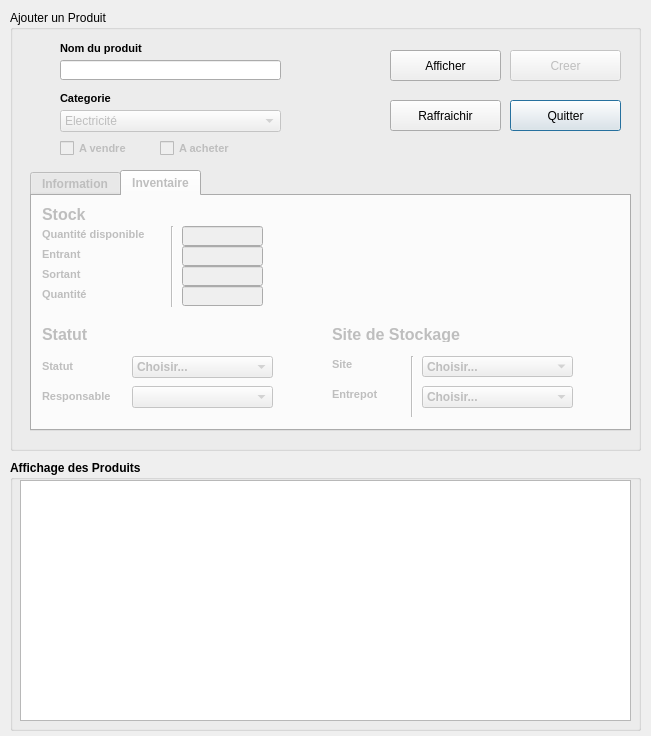
<?xml version="1.0" encoding="UTF-8"?>
<ui version="4.0">
 <class>FajoutProd</class>
 <widget class="QDialog" name="FajoutProd">
  <property name="geometry">
   <rect>
    <x>0</x>
    <y>0</y>
    <width>651</width>
    <height>736</height>
   </rect>
  </property>
  <property name="maximumSize">
   <size>
    <width>651</width>
    <height>736</height>
   </size>
  </property>
  <property name="windowTitle">
   <string>Ajout Produit</string>
  </property>
  <property name="windowIcon">
   <iconset resource="rssources.qrc">
    <normaloff>:/images/logo_erp.png</normaloff>:/images/logo_erp.png</iconset>
  </property>
  <widget class="QGroupBox" name="groupBox">
   <property name="geometry">
    <rect>
     <x>10</x>
     <y>10</y>
     <width>631</width>
     <height>441</height>
    </rect>
   </property>
   <property name="title">
    <string>Ajouter un Produit</string>
   </property>
   <widget class="QLabel" name="label">
    <property name="geometry">
     <rect>
      <x>50</x>
      <y>30</y>
      <width>121</width>
      <height>16</height>
     </rect>
    </property>
    <property name="font">
     <font>
      <pointsize>8</pointsize>
      <weight>75</weight>
      <bold>true</bold>
     </font>
    </property>
    <property name="text">
     <string>Nom du produit</string>
    </property>
   </widget>
   <widget class="QLineEdit" name="nomprod_text">
    <property name="enabled">
     <bool>true</bool>
    </property>
    <property name="geometry">
     <rect>
      <x>50</x>
      <y>50</y>
      <width>221</width>
      <height>20</height>
     </rect>
    </property>
    <property name="frame">
     <bool>true</bool>
    </property>
   </widget>
   <widget class="QLabel" name="label_cat">
    <property name="geometry">
     <rect>
      <x>50</x>
      <y>80</y>
      <width>71</width>
      <height>16</height>
     </rect>
    </property>
    <property name="font">
     <font>
      <pointsize>8</pointsize>
      <weight>75</weight>
      <bold>true</bold>
     </font>
    </property>
    <property name="text">
     <string>Categorie</string>
    </property>
    <property name="textInteractionFlags">
     <set>Qt::LinksAccessibleByMouse</set>
    </property>
   </widget>
   <widget class="QComboBox" name="combo_categories">
    <property name="enabled">
     <bool>false</bool>
    </property>
    <property name="geometry">
     <rect>
      <x>50</x>
      <y>100</y>
      <width>221</width>
      <height>22</height>
     </rect>
    </property>
    <item>
     <property name="text">
      <string>Electricité</string>
     </property>
    </item>
   </widget>
   <widget class="QCheckBox" name="checkBox_vendre">
    <property name="enabled">
     <bool>false</bool>
    </property>
    <property name="geometry">
     <rect>
      <x>50</x>
      <y>130</y>
      <width>91</width>
      <height>17</height>
     </rect>
    </property>
    <property name="font">
     <font>
      <pointsize>8</pointsize>
      <weight>75</weight>
      <bold>true</bold>
     </font>
    </property>
    <property name="text">
     <string>A vendre</string>
    </property>
   </widget>
   <widget class="QCheckBox" name="checkBox_acheter">
    <property name="enabled">
     <bool>false</bool>
    </property>
    <property name="geometry">
     <rect>
      <x>150</x>
      <y>130</y>
      <width>121</width>
      <height>17</height>
     </rect>
    </property>
    <property name="font">
     <font>
      <pointsize>8</pointsize>
      <weight>75</weight>
      <bold>true</bold>
     </font>
    </property>
    <property name="text">
     <string>A acheter</string>
    </property>
   </widget>
   <widget class="QTabWidget" name="tab_ajout_prod">
    <property name="enabled">
     <bool>false</bool>
    </property>
    <property name="geometry">
     <rect>
      <x>20</x>
      <y>160</y>
      <width>601</width>
      <height>261</height>
     </rect>
    </property>
    <property name="font">
     <font>
      <weight>75</weight>
      <bold>true</bold>
     </font>
    </property>
    <property name="contextMenuPolicy">
     <enum>Qt::DefaultContextMenu</enum>
    </property>
    <property name="tabPosition">
     <enum>QTabWidget::North</enum>
    </property>
    <property name="tabShape">
     <enum>QTabWidget::Rounded</enum>
    </property>
    <property name="currentIndex">
     <number>1</number>
    </property>
    <widget class="QWidget" name="information">
     <attribute name="title">
      <string>Information</string>
     </attribute>
     <widget class="QLineEdit" name="cout_text">
      <property name="geometry">
       <rect>
        <x>10</x>
        <y>30</y>
        <width>91</width>
        <height>20</height>
       </rect>
      </property>
     </widget>
     <widget class="QLabel" name="label_3">
      <property name="geometry">
       <rect>
        <x>10</x>
        <y>10</y>
        <width>111</width>
        <height>16</height>
       </rect>
      </property>
      <property name="font">
       <font>
        <pointsize>8</pointsize>
        <weight>75</weight>
        <bold>true</bold>
       </font>
      </property>
      <property name="text">
       <string>Coût de Production</string>
      </property>
     </widget>
     <widget class="QLineEdit" name="id_produit">
      <property name="geometry">
       <rect>
        <x>360</x>
        <y>30</y>
        <width>221</width>
        <height>20</height>
       </rect>
      </property>
     </widget>
     <widget class="QLabel" name="label_5">
      <property name="geometry">
       <rect>
        <x>360</x>
        <y>10</y>
        <width>71</width>
        <height>16</height>
       </rect>
      </property>
      <property name="font">
       <font>
        <pointsize>8</pointsize>
        <weight>75</weight>
        <bold>true</bold>
       </font>
      </property>
      <property name="text">
       <string>Reference</string>
      </property>
     </widget>
     <widget class="QLineEdit" name="barcode_text">
      <property name="enabled">
       <bool>false</bool>
      </property>
      <property name="geometry">
       <rect>
        <x>360</x>
        <y>80</y>
        <width>221</width>
        <height>20</height>
       </rect>
      </property>
      <property name="font">
       <font>
        <italic>false</italic>
        <stylestrategy>PreferDefault</stylestrategy>
        <kerning>true</kerning>
       </font>
      </property>
      <property name="cursor">
       <cursorShape>IBeamCursor</cursorShape>
      </property>
      <property name="inputMethodHints">
       <set>Qt::ImhNone</set>
      </property>
      <property name="inputMask">
       <string/>
      </property>
      <property name="frame">
       <bool>true</bool>
      </property>
      <property name="echoMode">
       <enum>QLineEdit::Normal</enum>
      </property>
      <property name="dragEnabled">
       <bool>false</bool>
      </property>
      <property name="readOnly">
       <bool>false</bool>
      </property>
      <property name="cursorMoveStyle">
       <enum>Qt::LogicalMoveStyle</enum>
      </property>
     </widget>
     <widget class="QLabel" name="label_6">
      <property name="geometry">
       <rect>
        <x>360</x>
        <y>60</y>
        <width>91</width>
        <height>16</height>
       </rect>
      </property>
      <property name="font">
       <font>
        <pointsize>8</pointsize>
        <weight>75</weight>
        <bold>true</bold>
       </font>
      </property>
      <property name="text">
       <string>EAN13 Barcode</string>
      </property>
     </widget>
     <widget class="QLabel" name="label_11">
      <property name="geometry">
       <rect>
        <x>10</x>
        <y>70</y>
        <width>111</width>
        <height>16</height>
       </rect>
      </property>
      <property name="font">
       <font>
        <pointsize>8</pointsize>
        <weight>75</weight>
        <bold>true</bold>
       </font>
      </property>
      <property name="text">
       <string>Identifiant Projet</string>
      </property>
     </widget>
     <widget class="QLineEdit" name="ident_proj">
      <property name="geometry">
       <rect>
        <x>10</x>
        <y>90</y>
        <width>91</width>
        <height>20</height>
       </rect>
      </property>
     </widget>
     <widget class="QLabel" name="label_19">
      <property name="geometry">
       <rect>
        <x>10</x>
        <y>130</y>
        <width>131</width>
        <height>16</height>
       </rect>
      </property>
      <property name="font">
       <font>
        <weight>75</weight>
        <bold>true</bold>
       </font>
      </property>
      <property name="text">
       <string>Date Debut Production</string>
      </property>
     </widget>
     <widget class="QLabel" name="label_20">
      <property name="geometry">
       <rect>
        <x>220</x>
        <y>130</y>
        <width>111</width>
        <height>16</height>
       </rect>
      </property>
      <property name="font">
       <font>
        <weight>75</weight>
        <bold>true</bold>
       </font>
      </property>
      <property name="text">
       <string>Date Fin Production</string>
      </property>
     </widget>
     <widget class="QLineEdit" name="date_debut">
      <property name="geometry">
       <rect>
        <x>10</x>
        <y>150</y>
        <width>131</width>
        <height>20</height>
       </rect>
      </property>
     </widget>
     <widget class="QLineEdit" name="date_fin">
      <property name="geometry">
       <rect>
        <x>220</x>
        <y>150</y>
        <width>111</width>
        <height>20</height>
       </rect>
      </property>
     </widget>
     <widget class="QLineEdit" name="date_duree">
      <property name="geometry">
       <rect>
        <x>420</x>
        <y>150</y>
        <width>121</width>
        <height>20</height>
       </rect>
      </property>
      <property name="alignment">
       <set>Qt::AlignCenter</set>
      </property>
     </widget>
     <widget class="QLabel" name="label_21">
      <property name="geometry">
       <rect>
        <x>420</x>
        <y>130</y>
        <width>121</width>
        <height>16</height>
       </rect>
      </property>
      <property name="font">
       <font>
        <weight>75</weight>
        <bold>true</bold>
       </font>
      </property>
      <property name="text">
       <string>Durée de Production</string>
      </property>
     </widget>
    </widget>
    <widget class="QWidget" name="inventaire">
     <attribute name="title">
      <string>Inventaire</string>
     </attribute>
     <widget class="QLabel" name="label_7">
      <property name="geometry">
       <rect>
        <x>10</x>
        <y>10</y>
        <width>251</width>
        <height>16</height>
       </rect>
      </property>
      <property name="font">
       <font>
        <pointsize>12</pointsize>
        <weight>75</weight>
        <bold>true</bold>
       </font>
      </property>
      <property name="text">
       <string>Stock</string>
      </property>
     </widget>
     <widget class="QLabel" name="label_8">
      <property name="geometry">
       <rect>
        <x>10</x>
        <y>30</y>
        <width>111</width>
        <height>16</height>
       </rect>
      </property>
      <property name="font">
       <font>
        <pointsize>8</pointsize>
        <weight>75</weight>
        <bold>true</bold>
       </font>
      </property>
      <property name="text">
       <string>Quantité disponible</string>
      </property>
     </widget>
     <widget class="QLabel" name="label_9">
      <property name="geometry">
       <rect>
        <x>10</x>
        <y>50</y>
        <width>61</width>
        <height>16</height>
       </rect>
      </property>
      <property name="font">
       <font>
        <pointsize>8</pointsize>
        <weight>75</weight>
        <bold>true</bold>
       </font>
      </property>
      <property name="text">
       <string>Entrant</string>
      </property>
     </widget>
     <widget class="QLabel" name="label_10">
      <property name="geometry">
       <rect>
        <x>10</x>
        <y>70</y>
        <width>51</width>
        <height>16</height>
       </rect>
      </property>
      <property name="font">
       <font>
        <pointsize>8</pointsize>
        <weight>75</weight>
        <bold>true</bold>
       </font>
      </property>
      <property name="text">
       <string>Sortant</string>
      </property>
     </widget>
     <widget class="Line" name="line">
      <property name="geometry">
       <rect>
        <x>130</x>
        <y>30</y>
        <width>20</width>
        <height>81</height>
       </rect>
      </property>
      <property name="orientation">
       <enum>Qt::Vertical</enum>
      </property>
     </widget>
     <widget class="QLineEdit" name="qte_dispo">
      <property name="geometry">
       <rect>
        <x>150</x>
        <y>30</y>
        <width>81</width>
        <height>20</height>
       </rect>
      </property>
     </widget>
     <widget class="QLineEdit" name="entrant_text">
      <property name="geometry">
       <rect>
        <x>150</x>
        <y>50</y>
        <width>81</width>
        <height>20</height>
       </rect>
      </property>
     </widget>
     <widget class="QLineEdit" name="sortant_text">
      <property name="geometry">
       <rect>
        <x>150</x>
        <y>70</y>
        <width>81</width>
        <height>20</height>
       </rect>
      </property>
     </widget>
     <widget class="QLabel" name="label_12">
      <property name="geometry">
       <rect>
        <x>10</x>
        <y>130</y>
        <width>61</width>
        <height>16</height>
       </rect>
      </property>
      <property name="font">
       <font>
        <pointsize>12</pointsize>
        <weight>75</weight>
        <bold>true</bold>
       </font>
      </property>
      <property name="text">
       <string>Statut</string>
      </property>
     </widget>
     <widget class="QLabel" name="label_13">
      <property name="geometry">
       <rect>
        <x>10</x>
        <y>160</y>
        <width>71</width>
        <height>21</height>
       </rect>
      </property>
      <property name="font">
       <font>
        <pointsize>8</pointsize>
        <weight>75</weight>
        <bold>true</bold>
       </font>
      </property>
      <property name="text">
       <string>Statut</string>
      </property>
     </widget>
     <widget class="QComboBox" name="combo_projectstate">
      <property name="geometry">
       <rect>
        <x>100</x>
        <y>160</y>
        <width>141</width>
        <height>22</height>
       </rect>
      </property>
      <item>
       <property name="text">
        <string>Choisir...</string>
       </property>
      </item>
      <item>
       <property name="text">
        <string>En Developpement</string>
       </property>
      </item>
      <item>
       <property name="text">
        <string>Normal</string>
       </property>
      </item>
      <item>
       <property name="text">
        <string>Fin de Cycle</string>
       </property>
      </item>
     </widget>
     <widget class="QLabel" name="label_14">
      <property name="geometry">
       <rect>
        <x>10</x>
        <y>190</y>
        <width>81</width>
        <height>21</height>
       </rect>
      </property>
      <property name="font">
       <font>
        <pointsize>8</pointsize>
        <weight>75</weight>
        <bold>true</bold>
       </font>
      </property>
      <property name="text">
       <string>Responsable</string>
      </property>
     </widget>
     <widget class="QComboBox" name="combo_resp">
      <property name="geometry">
       <rect>
        <x>100</x>
        <y>190</y>
        <width>141</width>
        <height>22</height>
       </rect>
      </property>
     </widget>
     <widget class="QLabel" name="label_16">
      <property name="geometry">
       <rect>
        <x>300</x>
        <y>160</y>
        <width>41</width>
        <height>16</height>
       </rect>
      </property>
      <property name="font">
       <font>
        <pointsize>8</pointsize>
        <weight>75</weight>
        <bold>true</bold>
       </font>
      </property>
      <property name="text">
       <string>Site</string>
      </property>
     </widget>
     <widget class="QLabel" name="label_17">
      <property name="geometry">
       <rect>
        <x>300</x>
        <y>190</y>
        <width>71</width>
        <height>16</height>
       </rect>
      </property>
      <property name="font">
       <font>
        <pointsize>8</pointsize>
        <weight>75</weight>
        <bold>true</bold>
       </font>
      </property>
      <property name="text">
       <string>Entrepot</string>
      </property>
     </widget>
     <widget class="Line" name="line_2">
      <property name="geometry">
       <rect>
        <x>370</x>
        <y>160</y>
        <width>20</width>
        <height>61</height>
       </rect>
      </property>
      <property name="orientation">
       <enum>Qt::Vertical</enum>
      </property>
     </widget>
     <widget class="QLabel" name="label_18">
      <property name="geometry">
       <rect>
        <x>300</x>
        <y>130</y>
        <width>141</width>
        <height>16</height>
       </rect>
      </property>
      <property name="font">
       <font>
        <pointsize>12</pointsize>
        <weight>75</weight>
        <bold>true</bold>
       </font>
      </property>
      <property name="text">
       <string>Site de Stockage</string>
      </property>
     </widget>
     <widget class="QComboBox" name="combo_entrepot_stock">
      <property name="geometry">
       <rect>
        <x>390</x>
        <y>190</y>
        <width>151</width>
        <height>22</height>
       </rect>
      </property>
      <item>
       <property name="text">
        <string>Choisir...</string>
       </property>
      </item>
      <item>
       <property name="text">
        <string>Paris</string>
       </property>
      </item>
      <item>
       <property name="text">
        <string>Nice</string>
       </property>
      </item>
      <item>
       <property name="text">
        <string>Strasbourg</string>
       </property>
      </item>
     </widget>
     <widget class="QComboBox" name="combo_site_stock">
      <property name="geometry">
       <rect>
        <x>390</x>
        <y>160</y>
        <width>151</width>
        <height>21</height>
       </rect>
      </property>
      <item>
       <property name="text">
        <string>Choisir...</string>
       </property>
      </item>
      <item>
       <property name="text">
        <string>Nuclear Site</string>
       </property>
      </item>
      <item>
       <property name="text">
        <string>Thermal Site</string>
       </property>
      </item>
     </widget>
     <widget class="QLineEdit" name="quantite">
      <property name="geometry">
       <rect>
        <x>150</x>
        <y>90</y>
        <width>81</width>
        <height>20</height>
       </rect>
      </property>
     </widget>
     <widget class="QLabel" name="label_15">
      <property name="geometry">
       <rect>
        <x>10</x>
        <y>90</y>
        <width>51</width>
        <height>16</height>
       </rect>
      </property>
      <property name="font">
       <font>
        <pointsize>8</pointsize>
        <weight>75</weight>
        <bold>true</bold>
       </font>
      </property>
      <property name="text">
       <string>Quantité</string>
      </property>
     </widget>
    </widget>
   </widget>
   <widget class="QPushButton" name="but_quitter">
    <property name="geometry">
     <rect>
      <x>500</x>
      <y>90</y>
      <width>111</width>
      <height>31</height>
     </rect>
    </property>
    <property name="text">
     <string>Quitter</string>
    </property>
   </widget>
   <widget class="QPushButton" name="but_creer_prod">
    <property name="enabled">
     <bool>false</bool>
    </property>
    <property name="geometry">
     <rect>
      <x>500</x>
      <y>40</y>
      <width>111</width>
      <height>31</height>
     </rect>
    </property>
    <property name="text">
     <string>Creer</string>
    </property>
   </widget>
   <widget class="QPushButton" name="but_afficher_prod">
    <property name="enabled">
     <bool>true</bool>
    </property>
    <property name="geometry">
     <rect>
      <x>380</x>
      <y>40</y>
      <width>111</width>
      <height>31</height>
     </rect>
    </property>
    <property name="text">
     <string>Afficher</string>
    </property>
   </widget>
   <widget class="QPushButton" name="but_refresh">
    <property name="enabled">
     <bool>true</bool>
    </property>
    <property name="geometry">
     <rect>
      <x>380</x>
      <y>90</y>
      <width>111</width>
      <height>31</height>
     </rect>
    </property>
    <property name="text">
     <string>Raffraichir</string>
    </property>
   </widget>
  </widget>
  <widget class="QGroupBox" name="groupBox_affich">
   <property name="enabled">
    <bool>true</bool>
   </property>
   <property name="geometry">
    <rect>
     <x>10</x>
     <y>460</y>
     <width>631</width>
     <height>271</height>
    </rect>
   </property>
   <property name="font">
    <font>
     <weight>75</weight>
     <bold>true</bold>
    </font>
   </property>
   <property name="title">
    <string>Affichage des Produits</string>
   </property>
   <widget class="QTableView" name="table_produits">
    <property name="geometry">
     <rect>
      <x>10</x>
      <y>20</y>
      <width>611</width>
      <height>241</height>
     </rect>
    </property>
   </widget>
  </widget>
 </widget>
 <resources>
  <include location="rssources.qrc"/>
 </resources>
 <connections/>
</ui>
